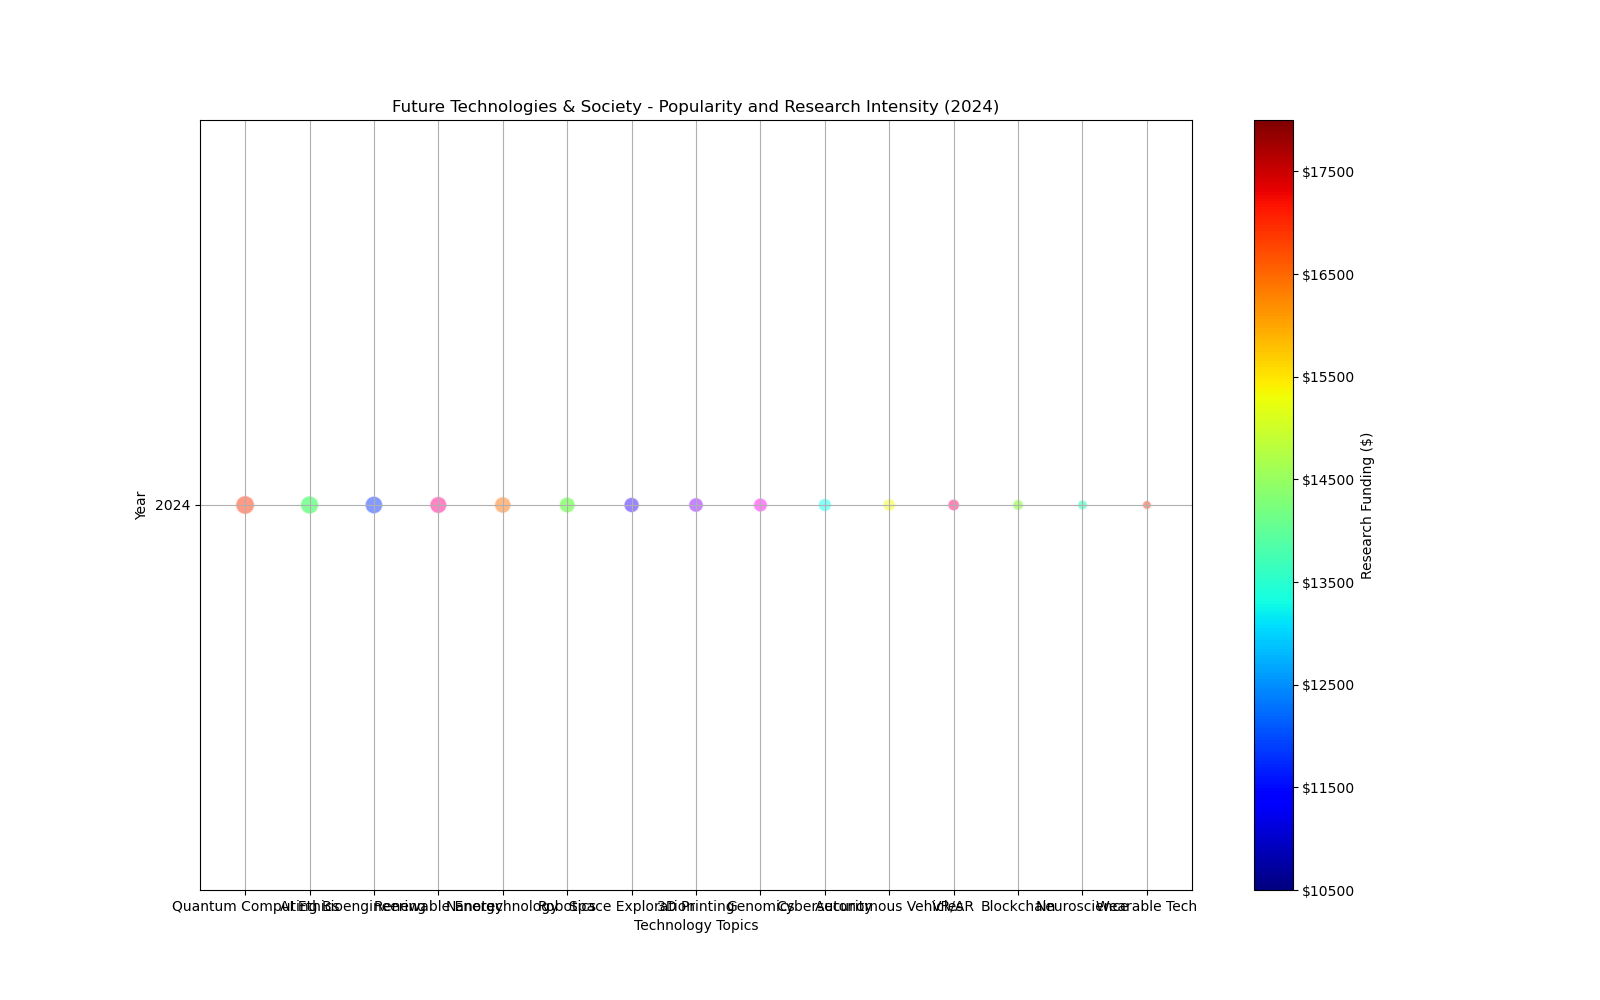

Generate this figure with Python:

import matplotlib.pyplot as plt

topics = ['Quantum Computing', 'AI Ethics', 'Bioengineering', 'Renewable Energy', 'Nanotechnology', 
          'Robotics', 'Space Exploration', '3D Printing', 'Genomics', 'Cybersecurity', 
          'Autonomous Vehicles', 'VR/AR', 'Blockchain', 'Neuroscience', 'Wearable Tech']
year = [2024] * len(topics)
values = [18000, 17500, 17000, 16000, 15500, 15000, 14500, 14000, 13500, 13000, 12500, 12000, 11500, 11000, 10500]
count = [90, 85, 80, 75, 70, 65, 60, 55, 50, 45, 40, 35, 30, 25, 20]

size = [x * 2 for x in count]
colors = ['#FF5733', '#33FF57', '#3357FF', '#FF33A1', '#FF8C33', '#57FF33', '#5733FF', '#A133FF', '#FF33F4', 
          '#33FFF8', '#F4FF33', '#FF3388', '#88FF33', '#33FFBB', '#FF5733']

fig, ax = plt.subplots(figsize=(16, 10))

sc = ax.scatter(topics, year, s=size, c=colors, alpha=0.6, edgecolors='w')

ax.set_title('Future Technologies & Society - Popularity and Research Intensity (2024)')
ax.set_xlabel('Technology Topics')
ax.set_ylabel('Year')
ax.set_yticks([2024])
ax.grid(True)

value_tick_vals = range(10500, 18500, 1000)
value_tick_labels = ['$' + str(val) for val in value_tick_vals]
sm = plt.cm.ScalarMappable(cmap=plt.cm.jet, norm=plt.Normalize(vmin=min(values), vmax=max(values)))
sm._A = []
cbar = plt.colorbar(sm, ticks=value_tick_vals)
cbar.ax.set_yticklabels(value_tick_labels)
cbar.set_label('Research Funding ($)')

plt.show()
